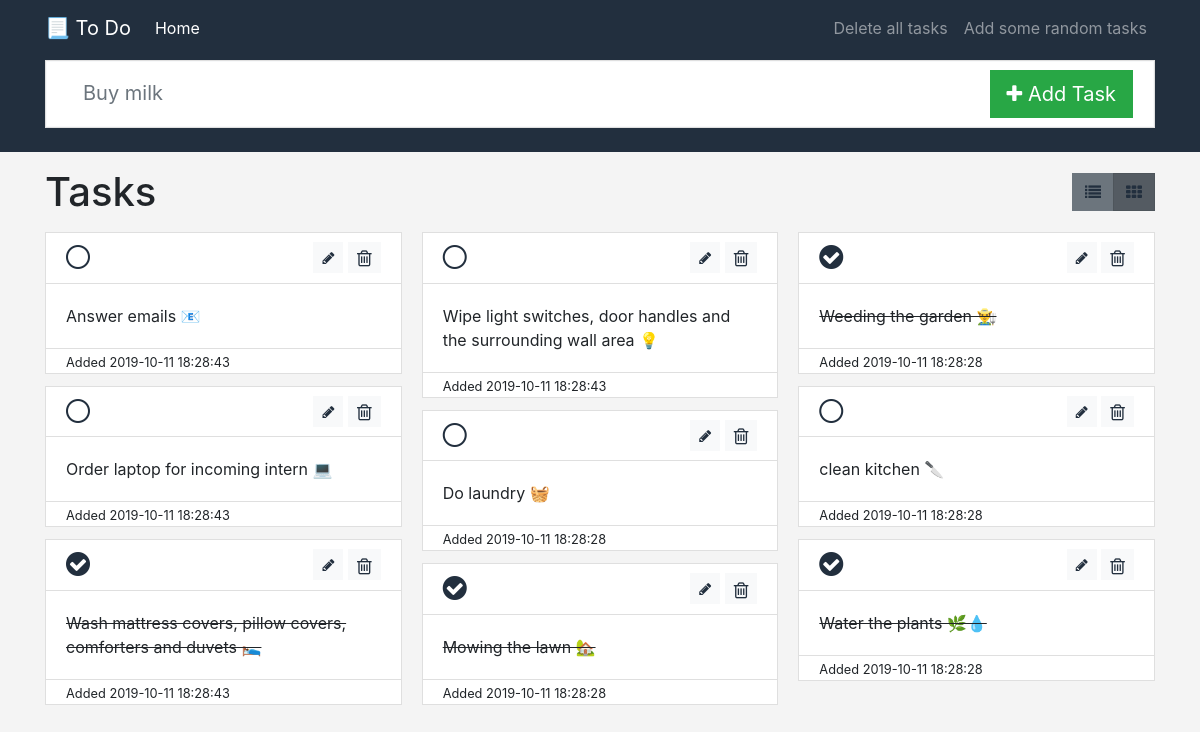
/tiles, run on an earlier commit of the app's database.
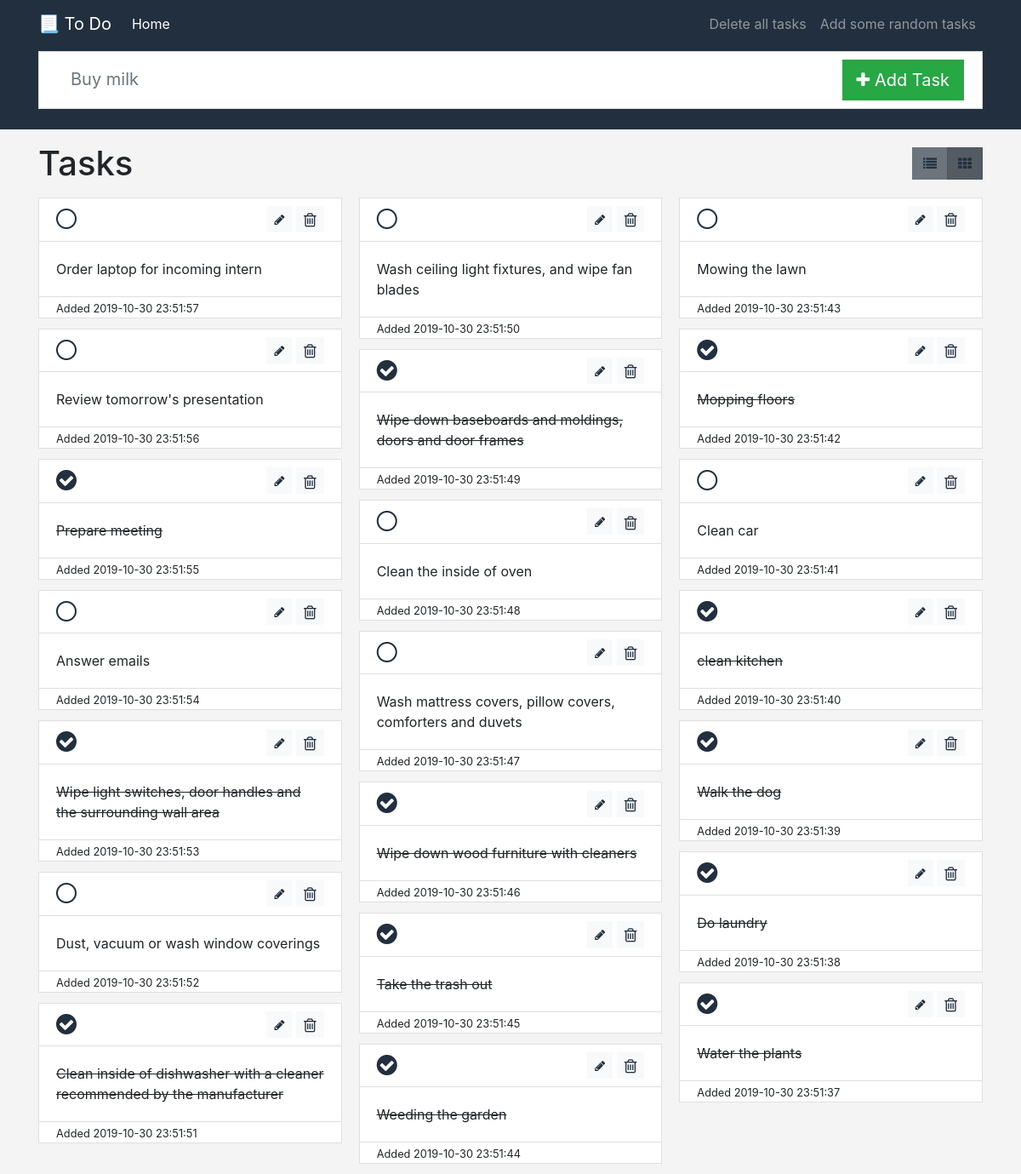
And on a later commit of the database.
### app.py (models this page shows)
class Task(db.Model):
    id = db.Column(db.String(36), primary_key=True, default=generate_id)
    description = db.Column(db.String(100))
    done = db.Column(db.Boolean, default=False)
    ts = db.Column(db.DateTime, default=now_without_microsecond)

### app.py (the view)
@app.route('/tiles', methods=["GET"])
def index_tiles():
    tasks = Task.query.order_by(Task.ts.desc()).all()
    return render_template("index_tiles.html", tasks=tasks)

### templates/index_tiles.html (shortened to what this page needs)
{% extends "base.html" %}
{% block add_task %}
    {% include 'add_task.html' %}
{% endblock %}
{% block body %}
    <div class="row">
        <div class="col">
            <h1 class="my-3">Tasks</h1>
        </div>
        <div class="col-auto align-self-center">
            <div class="btn-group" role="group" aria-label="Display">
                <a href="{{url_for('index')}}" class="btn btn-secondary"><i class="fa fa-list" aria-hidden="true"></i></a>
                <a href="#" class="btn btn-secondary active"><i class="fa fa-th" aria-hidden="true"></i></a>
            </div>
        </div>
    </div>
    {% include 'display_tasks_as_tiles.html' %}
{% endblock %}

### templates/display_tasks_as_tiles.html
{% if tasks|length==0%}
    <p>No tasks to display</p>
{% else %}
    <div class="card-columns">
        {% for task in tasks %}
            <div class="card" >
                <div class="card-header pb-0 pt-2" style="background-color:#ffffff ;">
                    <div class="row justify-content-between">
                        <div class="col-auto">
                            {% if task.done %}
                                <a href="{{url_for('done_task', id=task.id)}}" style="color: black" >
                                    <h3><i class="fa fa-check-circle" aria-hidden="true"></i></h3>
                                </a>
                            {% else %}
                                <a href="{{url_for('done_task', id=task.id)}}" style="color: black">
                                    <h3><i class="fa fa-circle-thin" aria-hidden="true"></i></h3>
                                </a>
                            {% endif%}
                        </div>
                        <div class="col-auto mb-2 align-self-center">
                            <button type="button" class="btn btn-light btn-sm" data-toggle="modal" data-target="#editTaskModal" data-task-id="{{ task.id }}" data-task-description="{{ task.description }}">
                                <i class="fa fa-pencil"></i>
                            </button>
                            <button type="button" class="btn btn-light btn-sm" data-toggle="modal" data-target="#deleteTaskModal" data-task-id="{{ task.id }}" data-task-description="{{ task.description }}">
                                <i class="fa fa-trash-o fa-lg"></i>
                            </button>
                        </div>
                    </div>
                </div>
                <div class="card-body">
                    <div class="row">
                        <div class="col">
                            <p class="card-text">{% if task.done %} <s>{{ task.description}}</s> {%else%} {{ task.description}} {% endif%}</p>
                        </div>
                    </div>
                </div>
                <div class="card-footer py-0 " style="background-color:#ffffff ;">
                    <small class="">Added {{ task.ts}}</small>
                </div>
            </div>
        {% endfor %}
    </div>
{% endif %}

What changed in the data, as far as the page shows it:
removed Task: description "Answer emails 📧", ts "2019-10-11 18:28:43"
removed Task: description "Order laptop for incoming intern 💻", ts "2019-10-11 18:28:43"
removed Task: description "Wash mattress covers, pillow covers, comforters and duvets 🛌", ts "2019-10-11 18:28:43"
removed Task: description "Wipe light switches, door handles and the surrounding wall area 💡", ts "2019-10-11 18:28:43"
removed Task: description "Do laundry 🧺", ts "2019-10-11 18:28:28"
removed Task: description "Mowing the lawn 🏡", ts "2019-10-11 18:28:28"
removed Task: description "Weeding the garden 👨‍🌾", ts "2019-10-11 18:28:28"
removed Task: description "clean kitchen 🔪", ts "2019-10-11 18:28:28"
removed Task: description "Water the plants 🌿💧", ts "2019-10-11 18:28:28"
added Task: description "Order laptop for incoming intern", ts "2019-10-30 23:51:57"
added Task: description "Review tomorrow's presentation", ts "2019-10-30 23:51:56"
added Task: description "Prepare meeting", ts "2019-10-30 23:51:55"
added Task: description "Answer emails", ts "2019-10-30 23:51:54"
added Task: description "Wipe light switches, door handles and the surrounding wall area", ts "2019-10-30 23:51:53"
added Task: description "Dust, vacuum or wash window coverings", ts "2019-10-30 23:51:52"
added Task: description "Clean inside of dishwasher with a cleaner recommended by the manufacturer", ts "2019-10-30 23:51:51"
added Task: description "Wash ceiling light fixtures, and wipe fan blades", ts "2019-10-30 23:51:50"
added Task: description "Wipe down baseboards and moldings, doors and door frames", ts "2019-10-30 23:51:49"
added Task: description "Clean the inside of oven", ts "2019-10-30 23:51:48"
added Task: description "Wash mattress covers, pillow covers, comforters and duvets", ts "2019-10-30 23:51:47"
added Task: description "Wipe down wood furniture with cleaners", ts "2019-10-30 23:51:46"
added Task: description "Take the trash out", ts "2019-10-30 23:51:45"
added Task: description "Weeding the garden", ts "2019-10-30 23:51:44"
added Task: description "Mowing the lawn", ts "2019-10-30 23:51:43"
added Task: description "Mopping floors", ts "2019-10-30 23:51:42"
added Task: description "Clean car", ts "2019-10-30 23:51:41"
added Task: description "clean kitchen", ts "2019-10-30 23:51:40"
added Task: description "Walk the dog", ts "2019-10-30 23:51:39"
added Task: description "Do laundry", ts "2019-10-30 23:51:38"
added Task: description "Water the plants", ts "2019-10-30 23:51:37"
